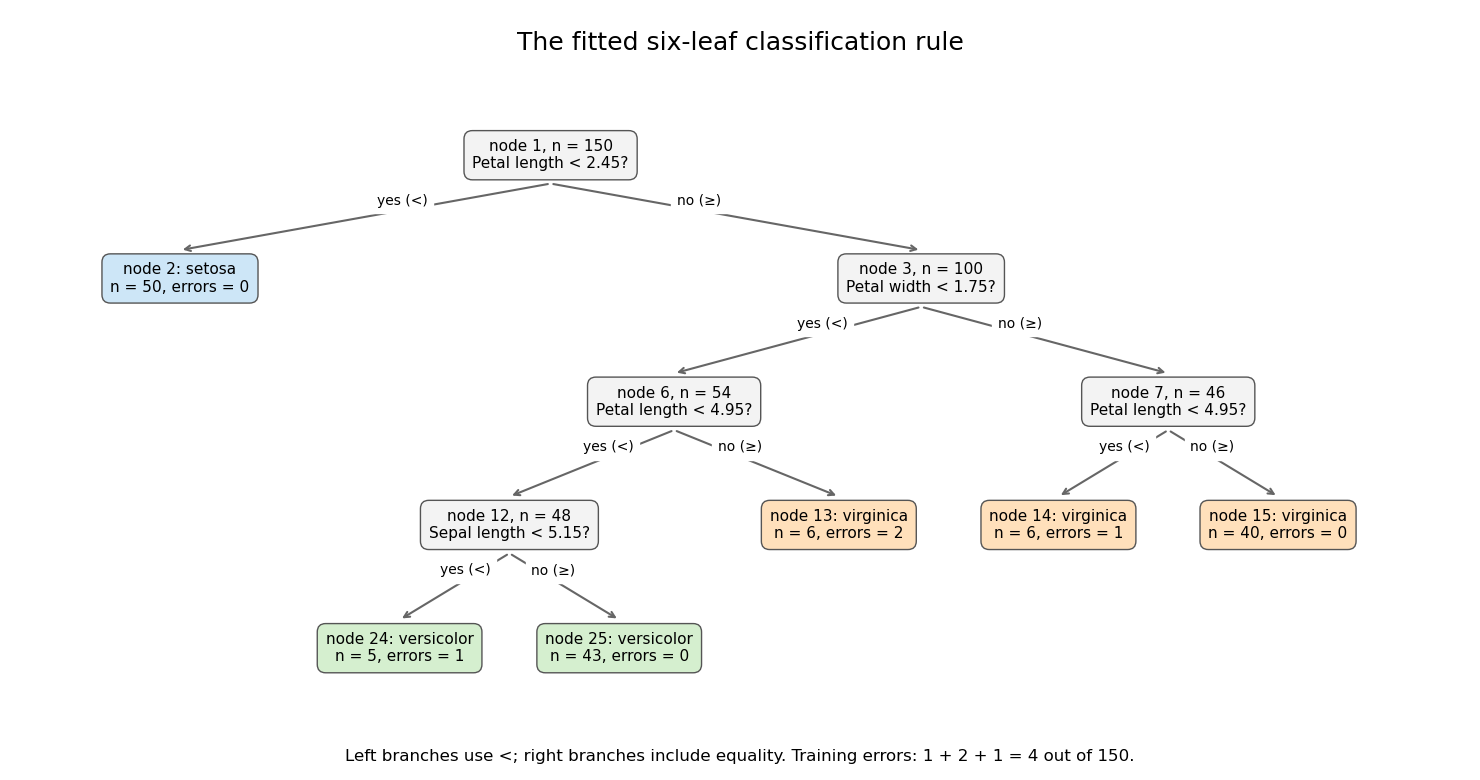

The Python source for this figure:
"""Original tree sketch; tested on Python 3.14.4, NumPy 2.3.5, Matplotlib 3.10.7.
Write the basename PNG to the caller's current directory. Honor MPLCONFIGDIR.
"""
from pathlib import Path
import matplotlib.pyplot as plt

CHILDREN = {1: (2, 3), 3: (6, 7), 6: (12, 13), 12: (24, 25), 7: (14, 15)}
SPLITS = {1: "Petal length < 2.45?", 3: "Petal width < 1.75?", 6: "Petal length < 4.95?", 12: "Sepal length < 5.15?", 7: "Petal length < 4.95?"}
COUNTS = {2: (50, 0, 0), 24: (0, 4, 1), 25: (0, 43, 0), 13: (0, 2, 4), 14: (0, 1, 5), 15: (0, 0, 40)}
CLASS_NAMES = ("setosa", "versicolor", "virginica")
COLORS = ("#cde6f7", "#d5efcf", "#ffe0bb")

def main():
    positions = {}
    cursor = 0
    def place(node, depth):
        nonlocal cursor
        if node not in CHILDREN:
            x = cursor
            cursor += 1
        else:
            left, right = CHILDREN[node]
            x = (place(left, depth + 1) + place(right, depth + 1)) / 2
        positions[node] = (x, 4 - depth)
        return x
    place(1, 0)
    def count(node):
        return sum(COUNTS[node]) if node in COUNTS else sum(count(child) for child in CHILDREN[node])
    fig, ax = plt.subplots(figsize=(14.8, 7.8), dpi=100, facecolor="white")
    fig.subplots_adjust(left=0.04, right=0.96, bottom=0.09, top=0.88)
    for node, kids in CHILDREN.items():
        for side, child in enumerate(kids):
            x, y = positions[node]
            u, v = positions[child]
            ax.annotate("", xy=(u, v + 0.23), xytext=(x, y - 0.23), arrowprops={"arrowstyle": "->", "color": "#666666", "lw": 1.5})
            ax.text(0.6*x + 0.4*u, 0.6*y + 0.4*v, "yes (<)" if side == 0 else "no (≥)", fontsize=10, ha="center", backgroundcolor="white")
    for node, (x, y) in positions.items():
        if node in COUNTS:
            counts = COUNTS[node]
            idx = max(range(3), key=lambda i: counts[i])
            errors = sum(counts) - max(counts)
            text = f"node {node}: {CLASS_NAMES[idx]}\nn = {sum(counts)}, errors = {errors}"
            color = COLORS[idx]
        else:
            text = f"node {node}, n = {count(node)}\n{SPLITS[node]}"
            color = "#f3f3f3"
        ax.text(x, y, text, ha="center", va="center", fontsize=11, bbox={"boxstyle": "round,pad=0.55", "fc": color, "ec": "#555555"})
    ax.set(xlim=(-0.55, 5.65), ylim=(-0.5, 4.5))
    ax.axis("off")
    fig.suptitle("The fitted six-leaf classification rule", fontsize=18, y=0.96)
    fig.text(0.5, 0.025, "Left branches use <; right branches include equality. Training errors: 1 + 2 + 1 = 4 out of 150.", ha="center", fontsize=12)
    fig.savefig(Path.cwd() / "paper-46-classification-tree.png", facecolor="white", transparent=False)
    plt.close(fig)

if __name__ == "__main__":
    main()
